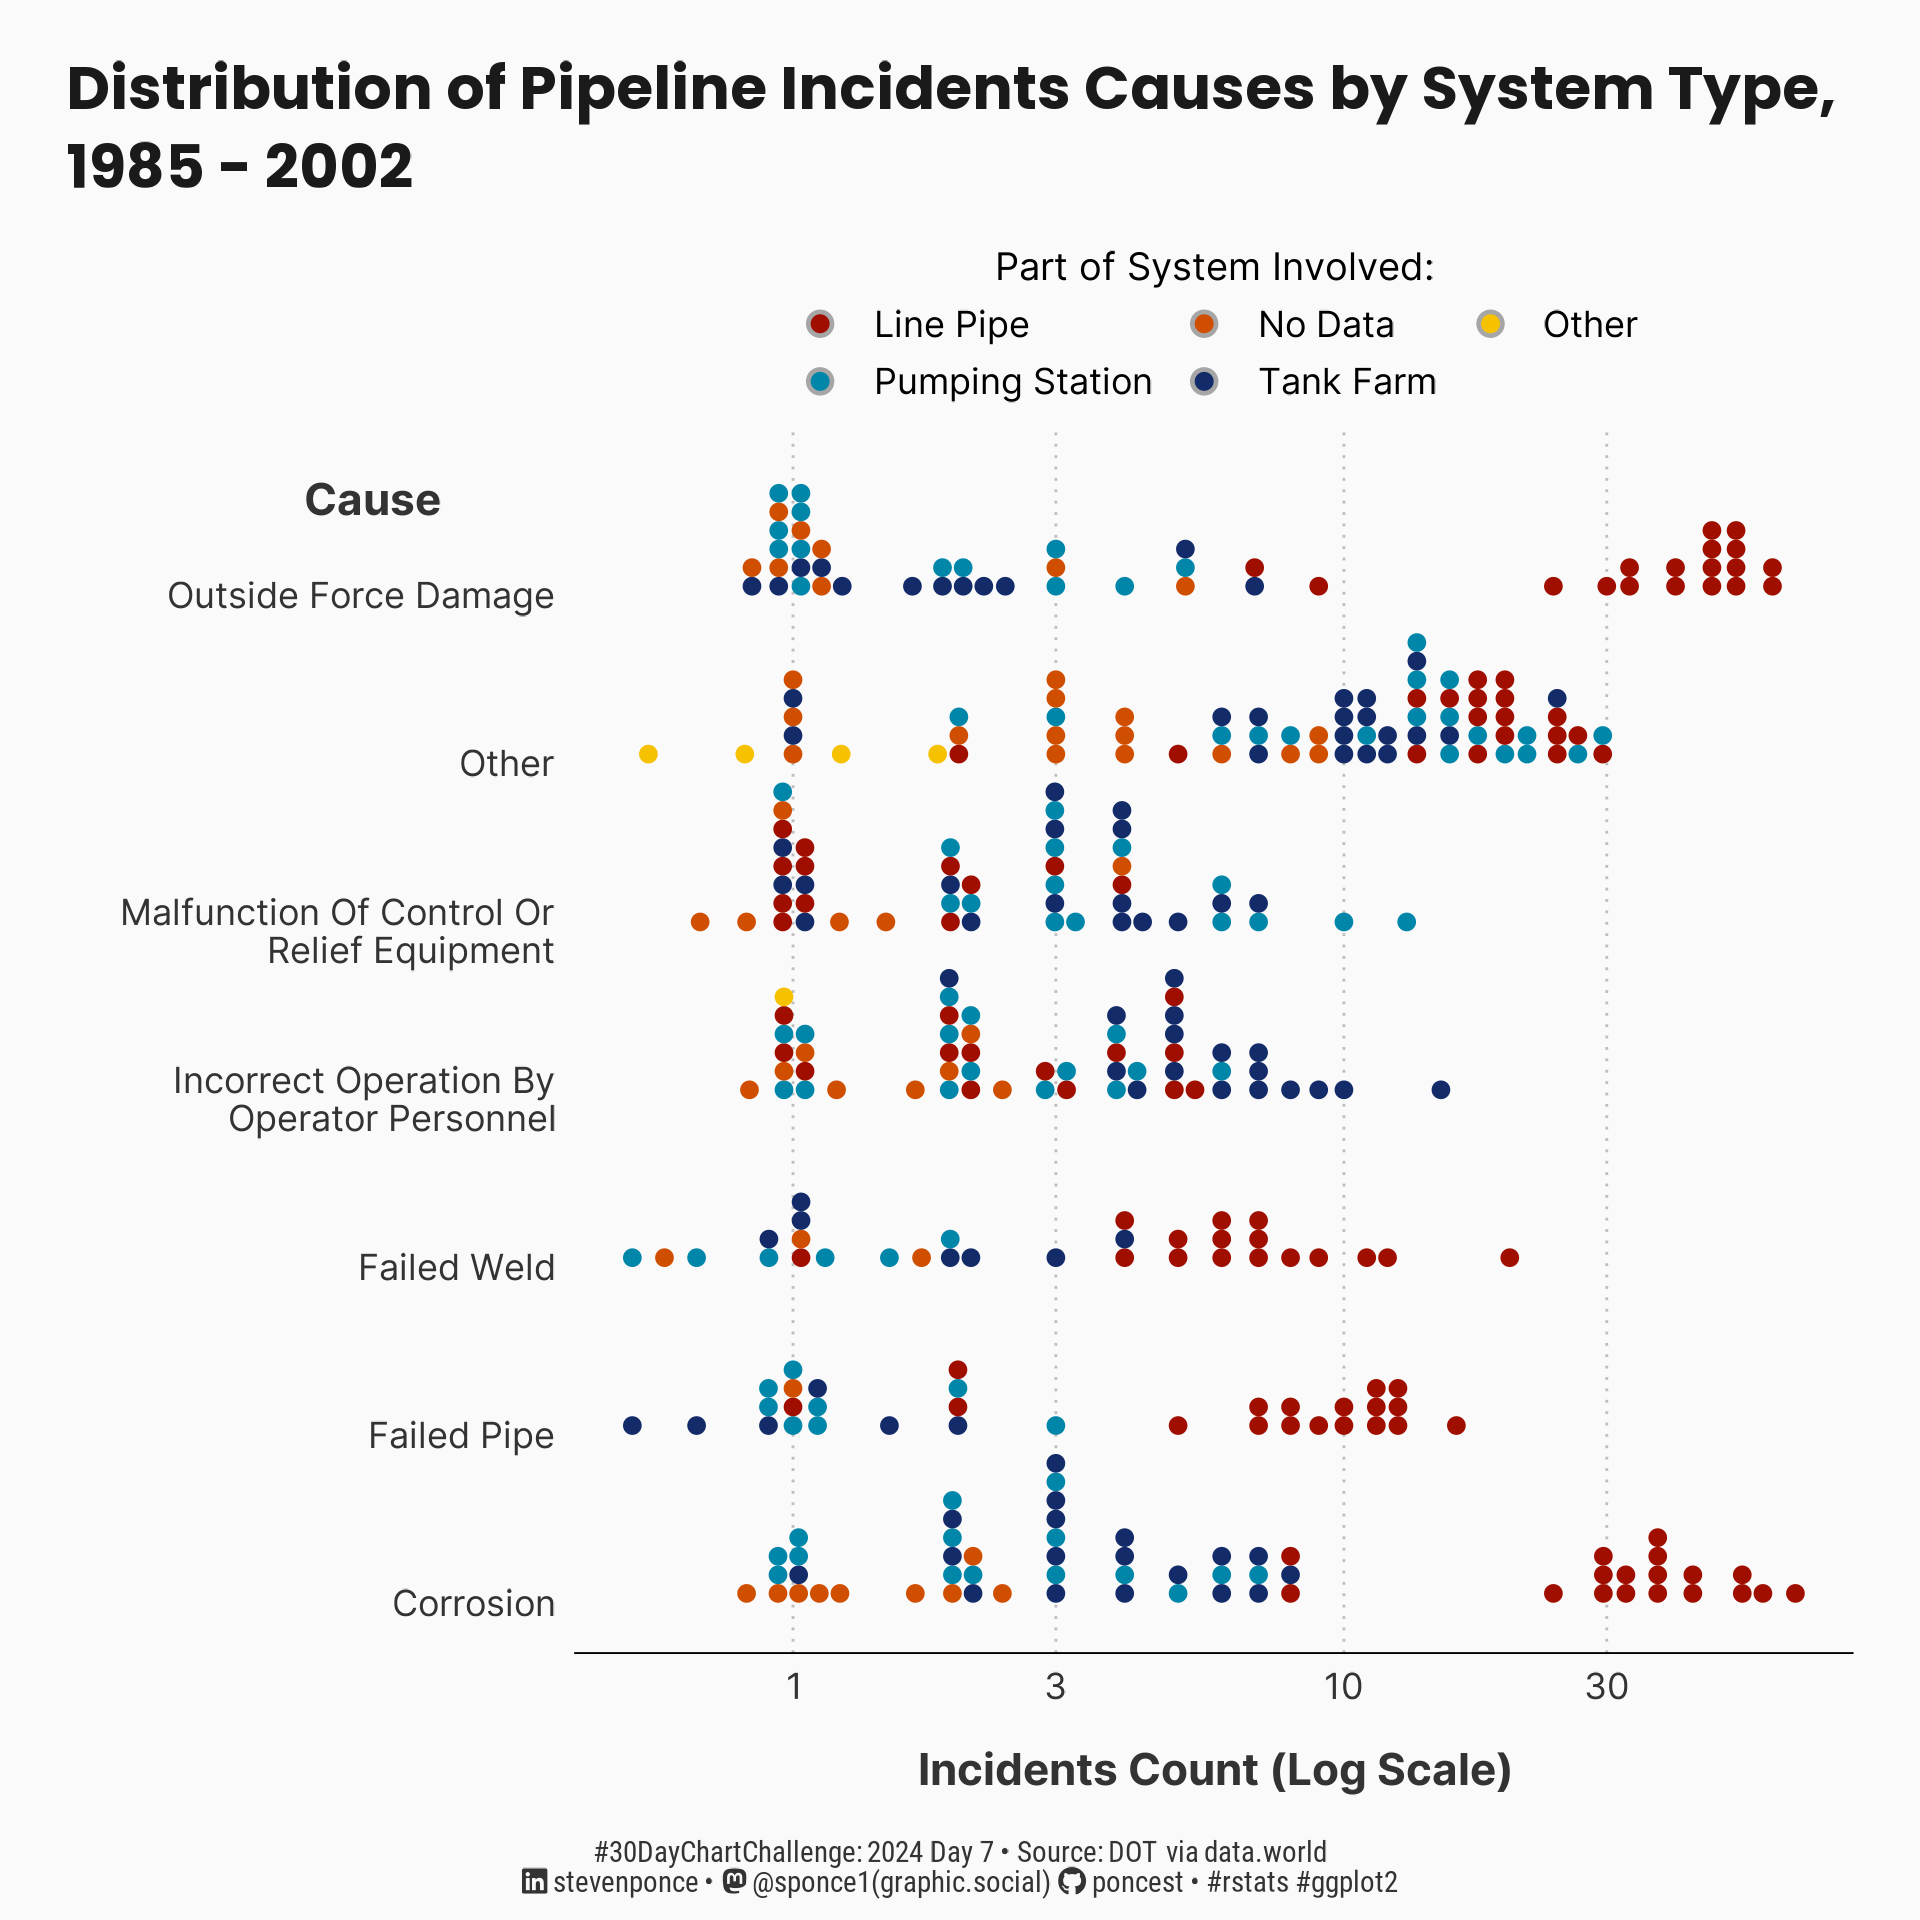

Reproduce this figure in R.

## Challenge: #30DayChartChallenge 2024 day 07
## Topic:     Distributions | hazard
## Author:    Steven Ponce
## Date:      2024-04-07

## Data:      Department of Transportation Pipeline Incidents (via data.world)
##            accident hazardous liquid 1986 - 2002
## Link:      https://data.world/dot/pipeline-incidents


## 1. LOAD PACKAGES & SETUP ----  
pacman::p_load(
  tidyverse, # Easily Install and Load the 'Tidyverse'
  ggtext,    # Improved Text Rendering Support for 'ggplot2'
  showtext,  # Using Fonts More Easily in R Graphs
  janitor,   # Simple Tools for Examining and Cleaning Dirty Data
  skimr,     # Compact and Flexible Summaries of Data
  scales,    # Scale Functions for Visualization
  lubridate, # Make Dealing with Dates a Little Easier
  glue,      # Interpreted String Literals
  MetBrewer, # Color Palettes Inspired by Works at the Metropolitan Museum of Art
  ggdist     # Visualizations of Distributions and Uncertainty
)


### |- figure size ---- 
camcorder::gg_record( 
  dir    = here::here("temp_plots"), 
  device = "png",
  width  = 6,
  height = 6,
  units  = "in",
  dpi    = 320)

### |- resolution ---- 
showtext_opts(dpi = 320, regular.wt = 300, bold.wt = 800)


## 2. READ IN THE DATA ----
liquid_hazards_1986_2002 <- read_tsv(here::here("2024/data/accident_hazardous_liquid_1986_jan2002.txt")) |>
  clean_names() |>
  glimpse()


## 3. EXAMINING THE DATA ----
glimpse(liquid_hazards_1986_2002)
skim(liquid_hazards_1986_2002)
colnames(liquid_hazards_1986_2002)

liquid_hazards_1986_2002 |>  count(name, sort = T)
liquid_hazards_1986_2002 |>  count(csys, sort = T)  #  Part of system involved
liquid_hazards_1986_2002 |>  count(caus, sort = T)  #  Apparent Cause of accident  


## 4. TIDYDATA ----

### |- Tidy ----
data_plot <- liquid_hazards_1986_2002 |> 
  # Extract year
  mutate(
    year = str_extract(rptid, "^\\d{4}"),
    year = as.integer(year)
  ) |> 
  # Select and rename columns
  select(year, system = csys , cause = caus) |> 
  # Format to title case
  mutate(
    across(c(system, cause), str_to_title)
  ) |> 
  # Sum by month
  group_by(system, cause, year) |> 
  summarise(count = n(), .groups = 'drop') |> 
  # Format and convert to factors 
  mutate(
    cause  = fct_reorder(cause, count, .desc = TRUE, .na_rm = TRUE),
    cause  = str_wrap(cause, width = 30, indent = 0),
    system = factor(system)
  )
  

# 5. VISUALIZATION ---- 

### |- plot aesthetics ---- 
bkg_col      <- '#fafafa'
title_col    <- "gray10"              
subtitle_col <- "gray20"   
caption_col  <- "gray20"  
text_col     <- "gray20"    
col_palette  <- met.brewer("Johnson", n = 5, type = "discrete")

### |-  titles and caption ----
# icons
tt <- str_glue("#30DayChartChallenge: { 2024 } Day { 07 } &bull; Source: DOT via data.world<br>")  
li <- str_glue("<span style='font-family:fa6-brands'>&#xf08c;</span>")  
gh <- str_glue("<span style='font-family:fa6-brands'>&#xf09b;</span>")
mn <- str_glue("<span style='font-family:fa6-brands'>&#xf4f6;</span>")

# text
title_text    <- str_glue("Distribution of Pipeline Incidents Causes by System Type,\n1985 - 2002") 

caption_text <- str_glue("{tt} {li} stevenponce &bull; {mn} @sponce1(graphic.social) &bull; {gh} poncest &bull; #rstats #ggplot2")

### |-  fonts ----
font_add('fa6-brands', 'fonts/6.4.2/Font Awesome 6 Brands-Regular-400.otf') 
font_add_google("Poppins", regular.wt = 400, family = "title")       
font_add_google("Poppins", family = "subtitle")  
font_add_google("Inter", regular.wt = 400, family = "text")        
font_add_google("Roboto Condensed", family = "caption")
showtext_auto(enable = TRUE)  

### |-  plot theme ----
theme_set(theme_minimal(base_size = 10, base_family = "text"))                

theme_update(
  plot.title.position   = "plot",
  plot.caption.position = "plot",
  legend.position       = 'top',
  
  plot.margin           = margin(t = 10, r = 15, b = 0, l = 15),
  
  plot.background       = element_rect(fill = bkg_col, color = bkg_col),
  panel.background      = element_rect(fill = bkg_col, color = bkg_col),
  
  axis.title.x          = element_text(margin = margin(10, 0, 0, 0), size = rel(1), color = text_col, family = 'text', face = 'bold'),
  axis.title.y          = element_text(margin = margin(0, 10, 0, 0), size = rel(1), color = text_col, family = 'text', face = 'bold'),
  
  axis.text             = element_text(size = rel(.8), color = text_col, family = 'text'),
  
  axis.line.x           = element_line(color = "black", linewidth = .2),
  
  panel.grid.minor.y    = element_blank(),
  panel.grid.major.y    = element_blank(),
  
  panel.grid.minor.x    = element_blank(),
  panel.grid.major.x    = element_line(linetype = "dotted", linewidth = 0.3, color = 'gray'),
)


### |-  final plot ----  

# Reference: https://mjskay.github.io/ggdist/

data_plot |> 
  ggplot(aes(x = count, y = cause, fill = system, color = system)) +    
  
  # Geoms
  ggdist::geom_dots(smooth = "bar", group = NA, dotsize = 0.9) +
  annotate("text",
    x = 0, y = "Outside Force Damage", label = "Cause", vjust = -2.5, hjust = 2,
    size = 3.5, color = text_col, fontface = "bold", family = "text"
  ) +

  # Scales
  scale_x_log10() + 
  scale_y_discrete(expand = expansion(mult = c(0.05, 0.0))) +
  scale_fill_manual(values = col_palette, guide = "none") +
  scale_color_manual(values = col_palette, guide = "none") +
  coord_cartesian(clip = "off") +
  
  guides(fill = guide_legend(
    title = "Part of System Involved:",
    title.position = "top",
    nrow     = 2,
    keywidth = 1,
    byrow    = TRUE
      )
    ) +
  
  # Labs
  labs(
    x       = "Incidents Count (Log Scale)",
    y       = element_blank(),
    title   = title_text,
    caption = caption_text,
  ) +
  
  # Theme
  theme(
    legend.title       = element_text(size = rel(.85), hjust = 0.5),
    legend.text        = element_text(size = rel(0.8), lineheight = .5),
    legend.box.spacing = unit(0.1, "lines"),  
    legend.box.margin  = margin(0, 0, 5, 0),
    legend.key.height  = unit(.5, "lines"),
    legend.margin      = margin(t = 0, r = 0, b = 0, l = 0),

    plot.title      = element_text(
      size          = rel(1.35),
      family        = "title",
      face          = "bold",
      color         = title_col,
      lineheight    = 1.1,
      margin        = margin(t = 5, b = 10)
    ),
    plot.caption    = element_markdown(
      size          = rel(.65),
      family        = "caption",
      color         = caption_col,
      lineheight    = 0.65,
      hjust         = 0.5,
      halign        = 0.5,
      margin        = margin(t = 10, b = 5)
    ),
  )


# 6. SESSION INFO ----  
sessioninfo::session_info(include_base = TRUE) 

# ─ Session info ───────────────────────────────────────────────────────────────────
# setting  value
# version  R version 4.3.3 (2024-02-29 ucrt)
# os       Windows 10 x64 (build 19045)
# system   x86_64, mingw32
# ui       RStudio
# language (EN)
# collate  English_United States.utf8
# ctype    English_United States.utf8
# tz       America/New_York
# date     2024-04-03
# rstudio  2023.12.1+402 Ocean Storm (desktop)
# pandoc   NA
# 
# ─ Packages ───────────────────────────────────────────────────────────────────────
# ! package     * version  date (UTC) lib source
# base        * 4.3.3    2024-02-29 [2] local
# P base64enc     0.1-3    2015-07-28 [?] CRAN (R 4.3.0)
# P bit           4.0.5    2022-11-15 [?] CRAN (R 4.3.0)
# P bit64         4.0.5    2020-08-30 [?] CRAN (R 4.3.0)
# P camcorder     0.1.0    2022-10-03 [?] CRAN (R 4.3.0)
# cli           3.6.2    2023-12-11 [1] CRAN (R 4.3.3)
# P colorspace    2.1-0    2023-01-23 [?] CRAN (R 4.3.0)
# P commonmark    1.9.0    2023-03-17 [?] CRAN (R 4.3.0)
# P compiler      4.3.3    2024-02-29 [?] local
# P crayon        1.5.2    2022-09-29 [?] CRAN (R 4.3.0)
# P curl          5.2.0    2023-12-08 [?] RSPM (R 4.3.0)
# P datasets    * 4.3.3    2024-02-29 [?] local
# P digest        0.6.33   2023-07-07 [?] CRAN (R 4.3.1)
# P dplyr       * 1.1.4    2023-11-17 [?] RSPM (R 4.3.0)
# P fansi         1.0.6    2023-12-08 [?] RSPM (R 4.3.0)
# P farver        2.1.1    2022-07-06 [?] CRAN (R 4.3.0)
# P fastmap       1.1.1    2023-02-24 [?] CRAN (R 4.3.0)
# P forcats     * 1.0.0    2023-01-29 [?] CRAN (R 4.3.0)
# P fs            1.6.3    2023-07-20 [?] CRAN (R 4.3.1)
# P generics      0.1.3    2022-07-05 [?] CRAN (R 4.3.0)
# P ggplot2     * 3.5.0    2024-02-23 [?] CRAN (R 4.3.2)
# P ggtext      * 0.1.2    2022-09-16 [?] CRAN (R 4.3.0)
# P gifski        1.12.0-2 2023-08-12 [?] CRAN (R 4.3.1)
# P glue        * 1.7.0    2024-01-09 [?] CRAN (R 4.3.2)
# P graphics    * 4.3.3    2024-02-29 [?] local
# P grDevices   * 4.3.3    2024-02-29 [?] local
# P grid          4.3.3    2024-02-29 [?] local
# P gridtext      0.1.5    2022-09-16 [?] CRAN (R 4.3.0)
# P gtable        0.3.4    2023-08-21 [?] CRAN (R 4.3.1)
# P gutenbergr  * 0.2.4    2023-11-12 [?] CRAN (R 4.3.3)
# P here          1.0.1    2020-12-13 [?] CRAN (R 4.3.0)
# P hms           1.1.3    2023-03-21 [?] CRAN (R 4.3.0)
# P htmltools     0.5.7    2023-11-03 [?] RSPM (R 4.3.0)
# P janeaustenr   1.0.0    2022-08-26 [?] CRAN (R 4.3.0)
# P janitor     * 2.2.0    2023-02-02 [?] CRAN (R 4.3.0)
# P jsonlite      1.8.8    2023-12-04 [?] RSPM (R 4.3.0)
# P knitr         1.45     2023-10-30 [?] RSPM (R 4.3.0)
# P labeling      0.4.3    2023-08-29 [?] CRAN (R 4.3.1)
# P lattice       0.22-5   2023-10-24 [?] CRAN (R 4.3.3)
# P lazyeval      0.2.2    2019-03-15 [?] CRAN (R 4.3.0)
# P lifecycle     1.0.4    2023-11-07 [?] CRAN (R 4.3.2)
# P lubridate   * 1.9.3    2023-09-27 [?] RSPM (R 4.3.0)
# P magick        2.8.3    2024-02-18 [?] CRAN (R 4.3.3)
# P magrittr      2.0.3    2022-03-30 [?] CRAN (R 4.3.0)
# P markdown      1.12     2023-12-06 [?] CRAN (R 4.3.2)
# P Matrix        1.6-5    2024-01-11 [?] CRAN (R 4.3.3)
# P MetBrewer   * 0.2.0    2022-03-21 [?] CRAN (R 4.3.1)
# P methods     * 4.3.3    2024-02-29 [?] local
# P munsell       0.5.0    2018-06-12 [?] CRAN (R 4.3.0)
# P pacman        0.5.1    2019-03-11 [?] CRAN (R 4.3.0)
# P parallel      4.3.3    2024-02-29 [?] local
# P pillar        1.9.0    2023-03-22 [?] CRAN (R 4.3.0)
# P pkgconfig     2.0.3    2019-09-22 [?] CRAN (R 4.3.0)
# P purrr       * 1.0.2    2023-08-10 [?] CRAN (R 4.3.1)
# P R6            2.5.1    2021-08-19 [?] CRAN (R 4.3.0)
# P ragg          1.2.7    2023-12-11 [?] RSPM (R 4.3.0)
# P rappdirs      0.3.3    2021-01-31 [?] CRAN (R 4.3.0)
# Rcpp          1.0.12   2024-01-09 [1] CRAN (R 4.3.3)
# P readr       * 2.1.5    2024-01-10 [?] CRAN (R 4.3.2)
# renv          1.0.5    2024-02-29 [1] CRAN (R 4.3.3)
# P repr          1.1.6    2023-01-26 [?] CRAN (R 4.3.0)
# P rlang         1.1.3    2024-01-10 [?] CRAN (R 4.3.2)
# P rprojroot     2.0.4    2023-11-05 [?] RSPM (R 4.3.0)
# P rstudioapi    0.15.0   2023-07-07 [?] CRAN (R 4.3.1)
# P rsvg          2.6.0    2023-10-08 [?] RSPM (R 4.3.0)
# P scales      * 1.3.0    2023-11-28 [?] CRAN (R 4.3.2)
# P sessioninfo   1.2.2    2021-12-06 [?] CRAN (R 4.3.0)
# P showtext    * 0.9-7    2024-03-02 [?] CRAN (R 4.3.3)
# P showtextdb  * 3.0      2020-06-04 [?] CRAN (R 4.3.0)
# P skimr       * 2.1.5    2022-12-23 [?] CRAN (R 4.3.0)
# P snakecase     0.11.1   2023-08-27 [?] CRAN (R 4.3.1)
# P SnowballC     0.7.1    2023-04-25 [?] CRAN (R 4.3.0)
# P stats       * 4.3.3    2024-02-29 [?] local
# P stringi       1.8.3    2023-12-11 [?] RSPM (R 4.3.0)
# P stringr     * 1.5.1    2023-11-14 [?] RSPM (R 4.3.0)
# P svglite       2.1.1    2023-01-10 [?] CRAN (R 4.3.0)
# P sysfonts    * 0.8.9    2024-03-02 [?] CRAN (R 4.3.3)
# P systemfonts   1.0.5    2023-10-09 [?] RSPM (R 4.3.0)
# P textdata      0.4.4    2022-09-02 [?] CRAN (R 4.3.3)
# P textshaping   0.3.6    2021-10-13 [?] CRAN (R 4.3.0)
# P tibble      * 3.2.1    2023-03-20 [?] CRAN (R 4.3.0)
# P tidyr       * 1.3.1    2024-01-24 [?] CRAN (R 4.3.2)
# tidyselect    1.2.1    2024-03-11 [1] CRAN (R 4.3.3)
# P tidytext    * 0.4.1    2023-01-07 [?] CRAN (R 4.3.0)
# P tidyverse   * 2.0.0    2023-02-22 [?] CRAN (R 4.3.0)
# P timechange    0.2.0    2023-01-11 [?] CRAN (R 4.3.0)
# P tokenizers    0.3.0    2022-12-22 [?] CRAN (R 4.3.0)
# P tools         4.3.3    2024-02-29 [?] local
# P triebeard     0.4.1    2023-03-04 [?] CRAN (R 4.3.2)
# P tzdb          0.4.0    2023-05-12 [?] CRAN (R 4.3.0)
# P urltools      1.7.3    2019-04-14 [?] CRAN (R 4.3.2)
# P utf8          1.2.4    2023-10-22 [?] CRAN (R 4.3.2)
# P utils       * 4.3.3    2024-02-29 [?] local
# P vctrs         0.6.5    2023-12-01 [?] CRAN (R 4.3.2)
# P vroom         1.6.5    2023-12-05 [?] RSPM (R 4.3.0)
# P withr         3.0.0    2024-01-16 [?] CRAN (R 4.3.2)
# P xfun          0.41     2023-11-01 [?] CRAN (R 4.3.2)
# P xml2          1.3.6    2023-12-04 [?] RSPM (R 4.3.0)
# 
# [1] C:/Users/poncest/OneDrive - Bristol Myers Squibb/RStudio/_CHALLENGES/30DayChartChallenge/renv/library/R-4.3/x86_64-w64-mingw32
# [2] C:/Users/poncest/AppData/Local/R/cache/R/renv/sandbox/R-4.3/x86_64-w64-mingw32/07866f9d
# 
# P ── Loaded and on-disk path mismatch.
# 
# ──────────────────────────────────────────────────────────────────────────────────
# > 
